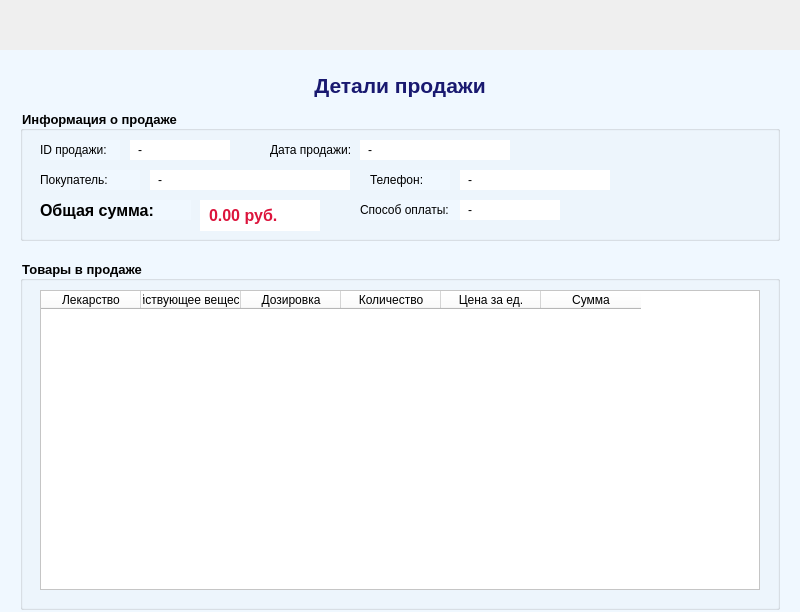
<?xml version="1.0" encoding="UTF-8"?>
<ui version="4.0">
 <class>SaleDetailsDialog</class>
 <widget class="QDialog" name="SaleDetailsDialog">
  <property name="geometry">
   <rect>
    <x>0</x>
    <y>0</y>
    <width>800</width>
    <height>612</height>
   </rect>
  </property>
  <property name="windowTitle">
   <string>Детали продажи</string>
  </property>
  <property name="modal">
   <bool>true</bool>
  </property>
  <widget class="QWidget" name="centralwidget" native="true">
   <property name="geometry">
    <rect>
     <x>0</x>
     <y>50</y>
     <width>801</width>
     <height>611</height>
    </rect>
   </property>
   <property name="styleSheet">
    <string notr="true">background-color: rgb(240, 248, 255);</string>
   </property>
   <widget class="QLabel" name="titleLabel">
    <property name="geometry">
     <rect>
      <x>20</x>
      <y>20</y>
      <width>760</width>
      <height>30</height>
     </rect>
    </property>
    <property name="font">
     <font>
      <pointsize>16</pointsize>
      <weight>75</weight>
      <bold>true</bold>
     </font>
    </property>
    <property name="styleSheet">
     <string notr="true">color: rgb(25, 25, 112);</string>
    </property>
    <property name="text">
     <string>Детали продажи</string>
    </property>
    <property name="alignment">
     <set>Qt::AlignCenter</set>
    </property>
   </widget>
   <widget class="QGroupBox" name="saleInfoGroupBox">
    <property name="geometry">
     <rect>
      <x>20</x>
      <y>60</y>
      <width>760</width>
      <height>131</height>
     </rect>
    </property>
    <property name="font">
     <font>
      <pointsize>10</pointsize>
      <weight>75</weight>
      <bold>true</bold>
     </font>
    </property>
    <property name="title">
     <string>Информация о продаже</string>
    </property>
    <widget class="QLabel" name="label_sale_id">
     <property name="geometry">
      <rect>
       <x>20</x>
       <y>30</y>
       <width>80</width>
       <height>20</height>
      </rect>
     </property>
     <property name="text">
      <string>ID продажи:</string>
     </property>
    </widget>
    <widget class="QLabel" name="label_sale_id_value">
     <property name="geometry">
      <rect>
       <x>110</x>
       <y>30</y>
       <width>100</width>
       <height>20</height>
      </rect>
     </property>
     <property name="styleSheet">
      <string notr="true">background-color: rgb(255, 255, 255); padding: 5px;</string>
     </property>
     <property name="text">
      <string>-</string>
     </property>
    </widget>
    <widget class="QLabel" name="label_sale_date">
     <property name="geometry">
      <rect>
       <x>250</x>
       <y>30</y>
       <width>80</width>
       <height>20</height>
      </rect>
     </property>
     <property name="text">
      <string>Дата продажи:</string>
     </property>
    </widget>
    <widget class="QLabel" name="label_sale_date_value">
     <property name="geometry">
      <rect>
       <x>340</x>
       <y>30</y>
       <width>150</width>
       <height>20</height>
      </rect>
     </property>
     <property name="styleSheet">
      <string notr="true">background-color: rgb(255, 255, 255); padding: 5px;</string>
     </property>
     <property name="text">
      <string>-</string>
     </property>
    </widget>
    <widget class="QLabel" name="label_customer_name">
     <property name="geometry">
      <rect>
       <x>20</x>
       <y>60</y>
       <width>100</width>
       <height>20</height>
      </rect>
     </property>
     <property name="text">
      <string>Покупатель:</string>
     </property>
    </widget>
    <widget class="QLabel" name="label_customer_name_value">
     <property name="geometry">
      <rect>
       <x>130</x>
       <y>60</y>
       <width>200</width>
       <height>20</height>
      </rect>
     </property>
     <property name="styleSheet">
      <string notr="true">background-color: rgb(255, 255, 255); padding: 5px;</string>
     </property>
     <property name="text">
      <string>-</string>
     </property>
    </widget>
    <widget class="QLabel" name="label_customer_phone">
     <property name="geometry">
      <rect>
       <x>350</x>
       <y>60</y>
       <width>80</width>
       <height>20</height>
      </rect>
     </property>
     <property name="text">
      <string>Телефон:</string>
     </property>
    </widget>
    <widget class="QLabel" name="label_customer_phone_value">
     <property name="geometry">
      <rect>
       <x>440</x>
       <y>60</y>
       <width>150</width>
       <height>20</height>
      </rect>
     </property>
     <property name="styleSheet">
      <string notr="true">background-color: rgb(255, 255, 255); padding: 5px;</string>
     </property>
     <property name="text">
      <string>-</string>
     </property>
    </widget>
    <widget class="QLabel" name="label_total_amount">
     <property name="geometry">
      <rect>
       <x>20</x>
       <y>90</y>
       <width>151</width>
       <height>20</height>
      </rect>
     </property>
     <property name="font">
      <font>
       <pointsize>12</pointsize>
       <weight>75</weight>
       <bold>true</bold>
      </font>
     </property>
     <property name="text">
      <string>Общая сумма:</string>
     </property>
    </widget>
    <widget class="QLabel" name="label_total_amount_value">
     <property name="geometry">
      <rect>
       <x>180</x>
       <y>90</y>
       <width>120</width>
       <height>31</height>
      </rect>
     </property>
     <property name="font">
      <font>
       <pointsize>12</pointsize>
       <weight>75</weight>
       <bold>true</bold>
      </font>
     </property>
     <property name="styleSheet">
      <string notr="true">background-color: rgb(255, 255, 255); padding: 5px; color: rgb(220, 20, 60);</string>
     </property>
     <property name="text">
      <string>0.00 руб.</string>
     </property>
    </widget>
    <widget class="QLabel" name="label_payment_method">
     <property name="geometry">
      <rect>
       <x>340</x>
       <y>90</y>
       <width>100</width>
       <height>20</height>
      </rect>
     </property>
     <property name="text">
      <string>Способ оплаты:</string>
     </property>
    </widget>
    <widget class="QLabel" name="label_payment_method_value">
     <property name="geometry">
      <rect>
       <x>440</x>
       <y>90</y>
       <width>100</width>
       <height>20</height>
      </rect>
     </property>
     <property name="styleSheet">
      <string notr="true">background-color: rgb(255, 255, 255); padding: 5px;</string>
     </property>
     <property name="text">
      <string>-</string>
     </property>
    </widget>
   </widget>
   <widget class="QGroupBox" name="itemsGroupBox">
    <property name="geometry">
     <rect>
      <x>20</x>
      <y>210</y>
      <width>760</width>
      <height>350</height>
     </rect>
    </property>
    <property name="font">
     <font>
      <pointsize>10</pointsize>
      <weight>75</weight>
      <bold>true</bold>
     </font>
    </property>
    <property name="title">
     <string>Товары в продаже</string>
    </property>
    <widget class="QTableWidget" name="tableWidget_items">
     <property name="geometry">
      <rect>
       <x>20</x>
       <y>30</y>
       <width>720</width>
       <height>300</height>
      </rect>
     </property>
     <property name="styleSheet">
      <string notr="true">background-color: rgb(255, 255, 255);</string>
     </property>
     <property name="alternatingRowColors">
      <bool>true</bool>
     </property>
     <property name="selectionBehavior">
      <enum>QAbstractItemView::SelectRows</enum>
     </property>
     <column>
      <property name="text">
       <string>Лекарство</string>
      </property>
     </column>
     <column>
      <property name="text">
       <string>Действующее вещество</string>
      </property>
     </column>
     <column>
      <property name="text">
       <string>Дозировка</string>
      </property>
     </column>
     <column>
      <property name="text">
       <string>Количество</string>
      </property>
     </column>
     <column>
      <property name="text">
       <string>Цена за ед.</string>
      </property>
     </column>
     <column>
      <property name="text">
       <string>Сумма</string>
      </property>
     </column>
    </widget>
   </widget>
   <widget class="QPushButton" name="pushButton_print">
    <property name="geometry">
     <rect>
      <x>500</x>
      <y>580</y>
      <width>120</width>
      <height>30</height>
     </rect>
    </property>
    <property name="styleSheet">
     <string notr="true">background-color: rgb(70, 130, 180); color: white; font-weight: bold;</string>
    </property>
    <property name="text">
     <string>Печать чека</string>
    </property>
   </widget>
   <widget class="QPushButton" name="pushButton_close">
    <property name="geometry">
     <rect>
      <x>640</x>
      <y>580</y>
      <width>100</width>
      <height>30</height>
     </rect>
    </property>
    <property name="styleSheet">
     <string notr="true">background-color: rgb(128, 128, 128); color: white; font-weight: bold;</string>
    </property>
    <property name="text">
     <string>Закрыть</string>
    </property>
   </widget>
  </widget>
 </widget>
 <resources/>
 <connections/>
</ui>
